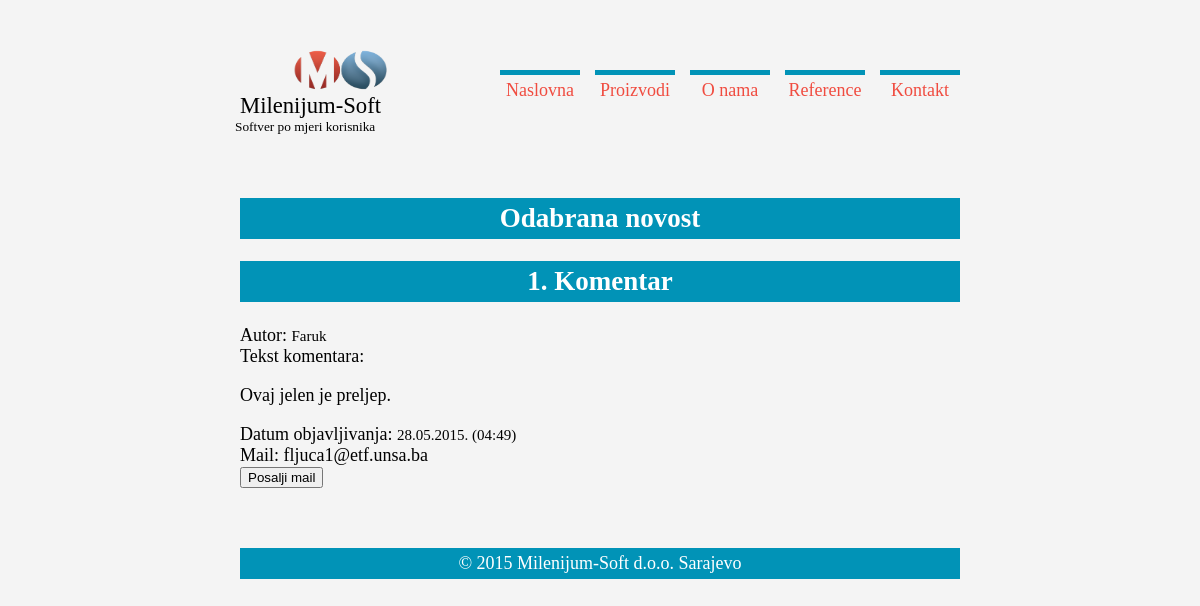
Page /otvoriKomentareZaNovost.php?id=19 on the committed database.
### tables this page shows
CREATE TABLE IF NOT EXISTS `komentari` (
  `idKomentari` int(11) NOT NULL AUTO_INCREMENT,
  `idNovosti` int(11) NOT NULL,
  `autor` varchar(40) NOT NULL,
  `mail` varchar(40) DEFAULT NULL,
  `tekst` text NOT NULL,
  `vrijemeObjave` timestamp NOT NULL DEFAULT CURRENT_TIMESTAMP,
  PRIMARY KEY (`idKomentari`),
  KEY `IndexIdNovosti` (`idNovosti`)
);

### otvoriKomentareZaNovost.php (the view, shortened to what this page needs)
<!DOCTYPE html>
<html>
<head lang="ba">
    <link href="ostalo/stil.css" rel="stylesheet" type="text/css">
</head>
<body>
	<div id="forma">
		<?php include("dijelovi/header.php"); ?>
		<main id="o-nama-main">
			<h2 class="podnaslov">Odabrana novost</h2>
			<?php
				$veza = new PDO("mysql:dbname=milenijumsoft;host=127.13.49.130;charset=utf8", "Faruk", "tajna");
				$veza -> exec("set names utf8");
				$idVijesti = $_GET['id'];
				$komentari = $veza -> prepare("SELECT tekst, UNIX_TIMESTAMP(vrijemeObjave) vrijeme2, autor, mail
											FROM komentari
											WHERE idNovosti=?
											ORDER BY vrijemeObjave desc");
				$komentari->bindValue(1, $idVijesti, PDO::PARAM_INT);
				$komentari->execute();
				$komentariNiz = $komentari->fetchAll();
				$brojac = 1;
		     	foreach ($komentariNiz as $komentar) {
		     		$mailTekst = "";
		     		if (!$komentar['mail'] == "") {
		     			$mailTekst = "<form action='mailto:".$komentar['mail']."'>Mail: ".$komentar['mail']."<br><input type='submit' value='Posalji mail'></form>";
		     		}
		        	echo "<h2 class='podnaslov'>".$brojac.". Komentar</h1>Autor: <small>".$komentar['autor']."</small><br>Tekst komentara:<p>".$komentar['tekst']."</p>Datum objavljivanja: <small>".date("d.m.Y. (h:i)", $komentar['vrijeme2'])."</small><br>".$mailTekst;
		        	$brojac++;
		     	}
			?>
		<main>
		<footer>
        &copy; 2015 Milenijum-Soft d.o.o. Sarajevo
    	</footer>
	</div>
</body>
</html>

### ostalo/stil.css (style rules this page uses)
body { background-color: #F4F4F4; }
#forma { width: 720px; margin-right: auto; margin-left: auto; }
footer { background-color: #0193B7; color: white; margin-top: 60px; padding: 5px 0 5px 0; width: 720px; text-align: center; }
.podnaslov { width: 720px; text-align: center; padding: 5px 0 5px 0; background-color: #0193B7; color: white; }
#o-nama-main { float: left; width:720px; margin-top: 50px; font-size: large; text-align: justify; }

### rows in the picture
komentari: autor "Faruk", tekst "Ovaj jelen je preljep.", vrijeme2 "28.05.2015. (04:49)", mail "fljuca1@etf.unsa.ba"
